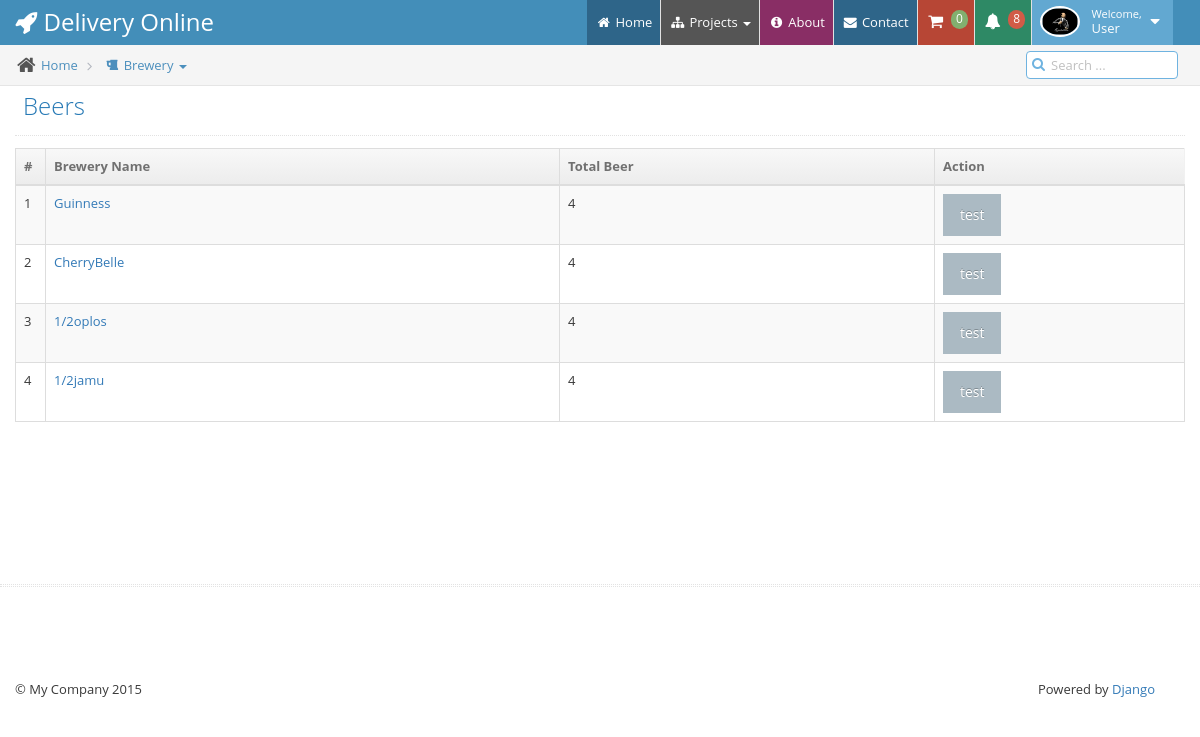
The page /brewerys/ (signed in) on the database its author committed.
### beer/models.py (models this page shows)
class Brewery(models.Model):
    name = models.CharField(max_length=200)
    slug = models.SlugField(unique=True)
    description = models.TextField(blank=True)
    def __str__(self):
        return self.name

### beer/views.py (the view)
# urls.py: url(r'^brewerys/$', beer.views.BrewerysAll, name='brewerys_all'),
def BrewerysAll(request):
    brewerys = Brewery.objects.all()
    if request.method == "POST":
        form = LoginForm(request.POST)
    else:
        form = LoginForm()
    context = {
        'brewerys': brewerys,
        'form': form
    }
    return render_to_response('beer/brewerysall.html', context, context_instance=RequestContext(request))

### drinker/forms.py
class LoginForm(forms.Form):
    username = forms.CharField(label=u'Username')
    password = forms.CharField(label=u'Password',
                               widget=forms.PasswordInput(render_value=False))

### templates/beer/brewerysall.html (shortened to what this page needs)
{% extends "beer/base.html" %}
{% block breadcrumb %}
<li>
    <i class="ace-icon fa fa-home home-icon"></i>
    <a href="{% url 'home' %}">Home</a>
</li>
<li class="active dropdown">
    <a href="{% url 'brewerys_all' %}">
        <i class="fa fa-fw fa-beer"></i> Brewery
    </a>
    <a class="dropdown-toggle" href="#" data-toggle="dropdown">
        <b class="caret"></b>
    </a>
</li>
{% endblock %}
{% block content %}
<table class="table table-striped table-bordered">
    <thead>
    <tr>
        <th width="30">#</th>
        <th>Brewery Name</th>
        <th>Total Beer</th>
        <th>Action</th>
    </tr>
    </thead>
    <tbody>
    {% for brewery in brewerys %}
    <tr>
        <td>{{ forloop.counter }}</td>
        <td>
            <a href="/brewerys/{{ brewery.slug }}">{{ brewery }}</a>
        </td>
        <td>{{ brewerys|length }}</td>
        <td width=250>
            <a class="btn" href="#">test</a>
        </td>
    </tr>
    {% endfor %}
    </tbody>
</table>
{% endblock %}

### rows shown on the page
Brewery: name "Guinness", brewerys "4"
Brewery: name "CherryBelle", brewerys "4"
Brewery: name "1/2oplos", brewerys "4"
Brewery: name "1/2jamu", brewerys "4"

### other values the page prints
{{ user.drinker.name|default:"User" }} "User"
